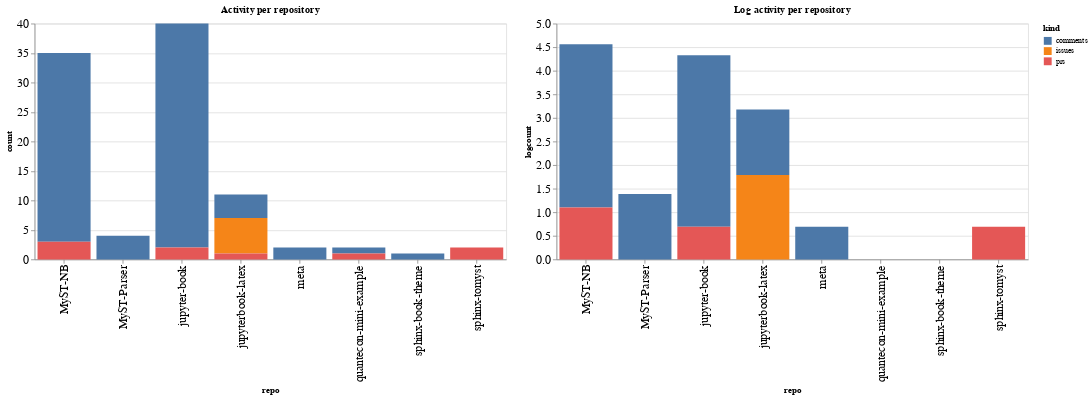

The notebook cell saved with this chart:
### Code cell
ch1 = alt.Chart(repo_summaries, width=600, title="Activity per repository").mark_bar().encode(
    x='repo',
    y='count',
    color='kind',
    tooltip="kind"
)

ch2 = alt.Chart(repo_summaries, width=600, title="Log activity per repository").mark_bar().encode(
    x='repo',
    y='logcount',
    color='kind',
    tooltip="kind"
)

ch1 | ch2

### Figure 1 — Vega-Lite specification as saved in the notebook (floating-point values rounded to 4 significant figures)
{"config": {"axisLeft": {"labelFontSize": 15}, "axisBottom": {"labelFontSize": 15}}, "hconcat": [{"mark": "bar", "encoding": {"color": {"type": "nominal", "field": "kind"}, "tooltip": {"type": "nominal", "field": "kind"}, "x": {"type": "nominal", "field": "repo"}, "y": {"type": "quantitative", "field": "count"}}, "title": "Activity per repository", "width": 600}, {"mark": "bar", "encoding": {"color": {"type": "nominal", "field": "kind"}, "tooltip": {"type": "nominal", "field": "kind"}, "x": {"type": "nominal", "field": "repo"}, "y": {"type": "quantitative", "field": "logcount"}}, "title": "Log activity per repository", "width": 600}], "data": {"name": "data-acabbdec4f281ced9a5d21e460b1ace1"}, "$schema": "https://vega.github.io/schema/vega-lite/v4.8.1.json", "datasets": {"data-acabbdec4f281ced9a5d21e460b1ace1": [{"repo": "MyST-NB", "kind": "comments", "count": 32, "logcount": 3.466}, {"repo": "MyST-NB", "kind": "prs", "count": 3, "logcount": 1.099}, {"repo": "MyST-Parser", "kind": "comments", "count": 4, "logcount": 1.386}, {"repo": "jupyter-book", "kind": "comments", "count": 38, "logcount": 3.638}, {"repo": "jupyter-book", "kind": "prs", "count": 2, "logcount": 0.6931}, {"repo": "jupyterbook-latex", "kind": "comments", "count": 4, "logcount": 1.386}, {"repo": "jupyterbook-latex", "kind": "issues", "count": 6, "logcount": 1.792}, {"repo": "jupyterbook-latex", "kind": "prs", "count": 1, "logcount": 0.0}, {"repo": "meta", "kind": "comments", "count": 2, "logcount": 0.6931}, {"repo": "quantecon-mini-example", "kind": "comments", "count": 1, "logcount": 0.0}, {"repo": "quantecon-mini-example", "kind": "prs", "count": 1, "logcount": 0.0}, {"repo": "sphinx-book-theme", "kind": "comments", "count": 1, "logcount": 0.0}, {"repo": "sphinx-tomyst", "kind": "prs", "count": 2, "logcount": 0.6931}]}}
